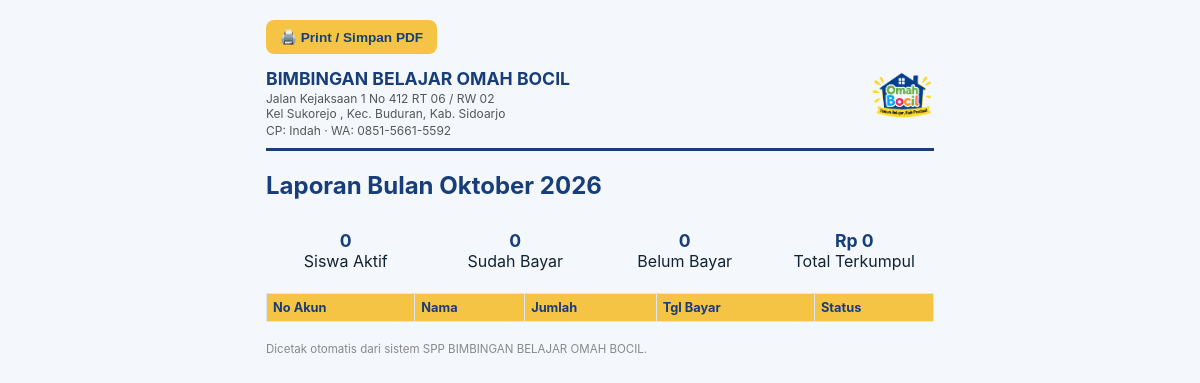
The app's page /laporan/cetak/bulan (signed in), older data.
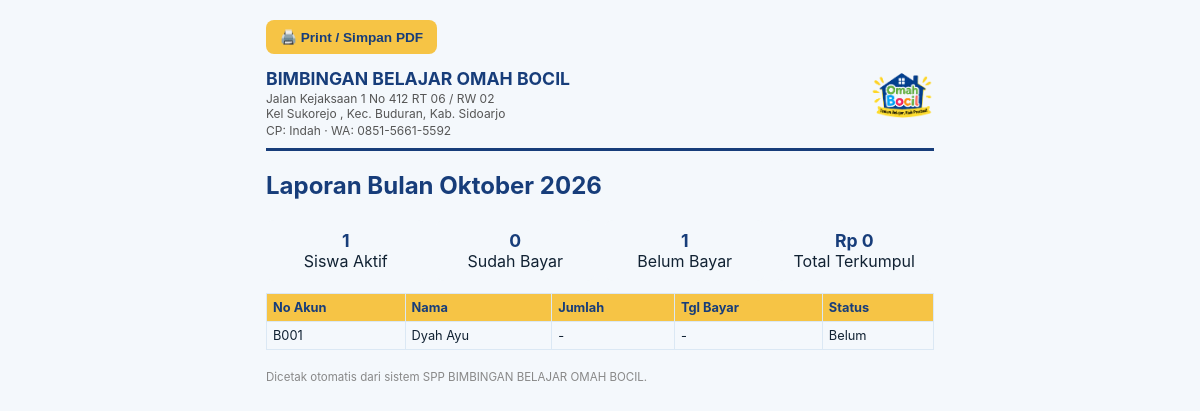
The same page, newer data.
### tables this page shows
CREATE TABLE students (
                id INTEGER PRIMARY KEY AUTOINCREMENT,
                no_akun TEXT NOT NULL UNIQUE,
                nama TEXT NOT NULL,
                status TEXT NOT NULL DEFAULT 'Aktif',
                mulai TEXT,
                akhir TEXT,
                paket_id INTEGER,
                jatuh_tempo INTEGER NOT NULL DEFAULT 10, foto TEXT, asal_sekolah TEXT, kelas TEXT, tahun_lahir INTEGER,
                FOREIGN KEY (paket_id) REFERENCES packages(id) ON DELETE SET NULL
            );

### app.py (the view)
@app.route("/laporan/cetak/bulan")
@login_required
def laporan_cetak_bulan():
    today = date.today()
    lbulan = request.args.get("lbulan", type=int) or today.month
    ltahun = request.args.get("ltahun", type=int) or today.year
    status_bulan = []
    total_bulan_terpilih = 0
    lunas_count = 0
    for s in db.get_active_students():
        p = db.get_payment(s["id"], ltahun, lbulan)
        status_bulan.append({
            "no_akun": s["no_akun"], "nama": s["nama"],
            "jumlah": p["jumlah"] if p else None,
            "tgl_bayar": p["tgl_bayar"] if p else None,
            "status": "Lunas" if p else "Belum",
        })
        if p:
            lunas_count += 1
            total_bulan_terpilih += p["jumlah"]
    return render_template(
        "laporan_cetak_bulan.html",
        bulan_nama=MONTHS[lbulan - 1], tahun=ltahun, status_bulan=status_bulan,
        total=total_bulan_terpilih, lunas_count=lunas_count, info=BIMBEL_INFO,
    )

### app.py (called while the page is built)
def login_required(view_func):
    @wraps(view_func)
    def wrapper(*args, **kwargs):
        if not session.get("admin_id"):
            return redirect(url_for("login", next=request.path))
        return view_func(*args, **kwargs)
    return wrapper

@app.context_processor
def inject_globals():
    return {
        "MONTHS": MONTHS,
        "active_tab": request.endpoint,
        "current_admin": session.get("admin_username"),
        "today_year": date.today().year,
    }

def fmt_rupiah(n):
    try:
        return "Rp " + "{:,}".format(int(n or 0)).replace(",", ".")
    except (ValueError, TypeError):
        return "Rp 0"

### database.py (called while the page is built)
def get_connection():
    conn = sqlite3.connect(DB_NAME)
    conn.row_factory = sqlite3.Row
    conn.execute("PRAGMA foreign_keys = ON")
    return conn

@contextmanager
def get_cursor(commit=False):
    conn = get_connection()
    cur = conn.cursor()
    try:
        yield cur
        if commit:
            conn.commit()
    finally:
        conn.close()

def get_active_students():
    return [s for s in get_all_students() if s["status"] == "Aktif"]

### templates/laporan_cetak_bulan.html (shortened to what this page needs)
<!DOCTYPE html>
<html lang="id">
<head>
<link rel="stylesheet" href="{{ url_for('static', filename='style.css') }}">
</head>
<body>
  <button class="btn yellow print-btn" onclick="window.print()">🖨️ Print / Simpan PDF</button>
  <div class="cetak-header">
    <div>
      <h1>{{ info.nama }}</h1>
      <p>{{ info.alamat1 }}<br>{{ info.alamat2 }}</p>
      <p>CP: {{ info.cp }} · WA: {{ info.telp }}</p>
    </div>
    <img src="{{ url_for('static', filename='logo_omahbocil.png') }}" style="height:50px">
  </div>
  <h2 style="color:var(--navy)">Laporan Bulan {{ bulan_nama }} {{ tahun }}</h2>
  <div class="stat" style="margin-bottom:12px">
    <div><b>{{ status_bulan|length }}</b>Siswa Aktif</div>
    <div><b>{{ lunas_count }}</b>Sudah Bayar</div>
    <div><b>{{ status_bulan|length - lunas_count }}</b>Belum Bayar</div>
    <div><b>{{ total|rupiah }}</b>Total Terkumpul</div>
  </div>
  <table>
    <thead><tr><th>No Akun</th><th>Nama</th><th>Jumlah</th><th>Tgl Bayar</th><th>Status</th></tr></thead>
    <tbody>
      {% for r in status_bulan %}
      <tr>
        <td>{{ r.no_akun }}</td><td>{{ r.nama }}</td>
        <td>{{ r.jumlah|rupiah if r.jumlah is not none else '-' }}</td>
        <td>{{ r.tgl_bayar or '-' }}</td><td>{{ r.status }}</td>
      </tr>
      {% endfor %}
    </tbody>
  </table>
  <p style="font-size:.72rem;color:#888;margin-top:20px">Dicetak otomatis dari sistem SPP {{ info.nama }}.</p>
</body>
</html>

Row changes from the older to the newer data that the page shows:
added students: no_akun "B001", nama "Dyah Ayu", jumlah|rupiah "-", tgl_bayar "-", status "Belum"
Text that changed along with them:
{{ status_bulan|length }}: "0" → "1"
{{ status_bulan|length - lunas_count }}: "0" → "1"
